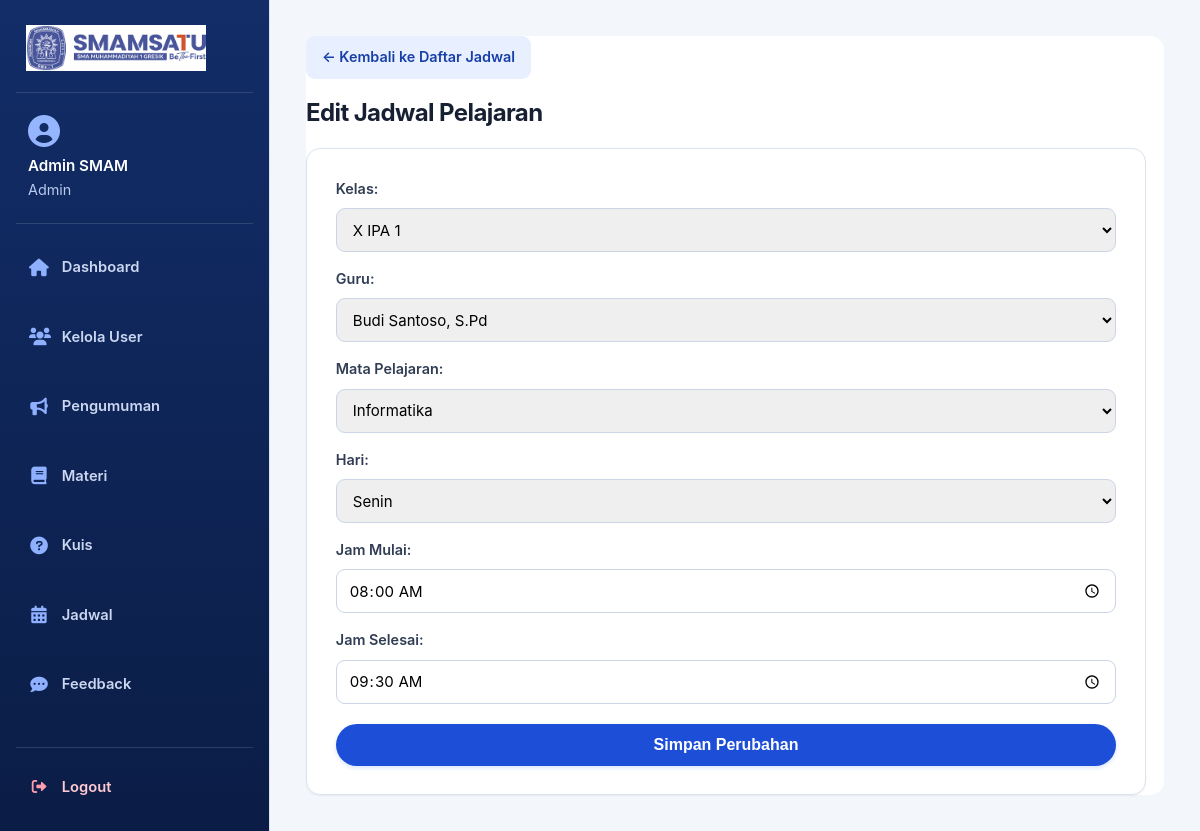
Page /schedules/edit.php?id=1 (signed in) on the committed database.
### tables this page shows
CREATE TABLE IF NOT EXISTS schedules (
    id INT AUTO_INCREMENT PRIMARY KEY,
    class_id INT NOT NULL,
    teacher_id INT NOT NULL,
    subject VARCHAR(100) NOT NULL,
    day VARCHAR(20) NOT NULL,
    start_time TIME NOT NULL,
    end_time TIME NOT NULL,
    FOREIGN KEY (class_id) REFERENCES classes(id) ON DELETE CASCADE,
    FOREIGN KEY (teacher_id) REFERENCES users(id) ON DELETE CASCADE
);

CREATE TABLE IF NOT EXISTS classes (
    id INT AUTO_INCREMENT PRIMARY KEY,
    name VARCHAR(100) NOT NULL UNIQUE
);

CREATE TABLE IF NOT EXISTS users (
    id INT AUTO_INCREMENT PRIMARY KEY,
    name VARCHAR(150) NOT NULL,
    email VARCHAR(150) NOT NULL UNIQUE,
    password VARCHAR(255) NOT NULL,
    role ENUM('admin', 'teacher', 'student') NOT NULL DEFAULT 'student',
    class VARCHAR(100) NULL,
    subject VARCHAR(100) NULL,
    nis VARCHAR(50) NULL UNIQUE,
    created_at TIMESTAMP DEFAULT CURRENT_TIMESTAMP
);

### schedules/edit.php (the view, shortened to what this page needs)
<?php
require '../includes/db.php';
$id = $_GET['id'] ?? null;
$stmt = $pdo->prepare("SELECT * FROM schedules WHERE id=?");
$stmt->execute([$id]);
$schedule = $stmt->fetch(PDO::FETCH_ASSOC);
$classes = $pdo->query("SELECT * FROM classes")->fetchAll(PDO::FETCH_ASSOC);
$teachers = $pdo->query("SELECT id, name, subject FROM users WHERE role='teacher'")->fetchAll(PDO::FETCH_ASSOC);
$subjects = $pdo->query("SELECT * FROM subjects")->fetchAll(PDO::FETCH_ASSOC);
?>
<!DOCTYPE html>
<html lang="id">
<head>
    <link rel="stylesheet" href="https://cdnjs.cloudflare.com/ajax/libs/font-awesome/6.0.0-beta3/css/all.min.css">
    <link rel="stylesheet" href="../assets/css/style.css">
    <link href="https://cdn.jsdelivr.net/npm/select2@4.1.0-rc.0/dist/css/select2.min.css" rel="stylesheet" />
</head>
<body class="app-layout">
    <?php include '../layout/sidebar.php'; ?>
    <main class="main-content">
        <div class="container">
            <a href="list.php" class="back-link">&larr; Kembali ke Daftar Jadwal</a>
            <h2>Edit Jadwal Pelajaran</h2>
            <form method="post">
                <div class="form-group">
                    <label>Kelas:</label>
                    <select name="class_id" id="class_id" class="select-search" required>
                        <?php foreach ($classes as $c): ?>
                            <option value="<?= $c['id'] ?>" <?= $c['id']==$schedule['class_id']?'selected':'' ?>>
                                <?= htmlspecialchars($c['name']) ?>
                            </option>
                        <?php endforeach; ?>
                    </select>
                </div>
                <div class="form-group">
                    <label>Guru:</label>
                    <select name="teacher_id" id="teacher_id" class="select-search" required>
                        <?php foreach ($teachers as $t): ?>
                            <option value="<?= $t['id'] ?>" data-subject-name="<?= htmlspecialchars($t['subject']) ?>" <?= $t['id']==$schedule['teacher_id']?'selected':'' ?>>
                                <?= htmlspecialchars($t['name']) ?>
                            </option>
                        <?php endforeach; ?>
                    </select>
                </div>
                <div class="form-group">
                    <label>Mata Pelajaran:</label>
                    <select name="subject_id" id="subject_id" class="select-search" required>
                        <?php
                        $stmtS = $pdo->prepare("SELECT id FROM subjects WHERE name = ?");
                        $stmtS->execute([$schedule['subject']]);
                        $currentSubjectId = $stmtS->fetchColumn();
                        foreach ($subjects as $s): ?>
                            <option value="<?= $s['id'] ?>" <?= ($s['id'] === $currentSubjectId) ? 'selected' : '' ?>>
                                <?= htmlspecialchars($s['name']) ?>
                            </option>
                        <?php endforeach; ?>
                    </select>
                </div>
                <div class="form-group">
                    <label>Hari:</label>
                    <select name="day" required>
                        <?php
                        $days = ['Senin','Selasa','Rabu','Kamis','Jumat'];
                        foreach ($days as $d): ?>
                            <option value="<?= $d ?>" <?= $schedule['day']==$d?'selected':'' ?>><?= $d ?></option>
                        <?php endforeach; ?>
                    </select>
                </div>
                <div class="form-group">
                    <label>Jam Mulai:</label>
                    <input type="time" name="start_time" value="<?= $schedule['start_time'] ?>" required>
                </div>
                <div class="form-group">
                    <label>Jam Selesai:</label>
                    <input type="time" name="end_time" value="<?= $schedule['end_time'] ?>" required>
                </div>
                <button type="submit">Simpan Perubahan</button>
            </form>
        </div>
    </main>
</body>
</html>

### rows in the picture
schedules: class_id "X IPA 1", teacher_id "Budi Santoso, S.Pd", day "Senin", start_time "08:00:00", end_time "09:30:00"

### other values in the picture
$_SESSION['name'] "Admin SMAM"
$_SESSION['role'] "Admin"
$label "Dashboard Kelola User Pengumuman Materi Kuis Jadwal Feedback"
form field subject_id "Informatika"
